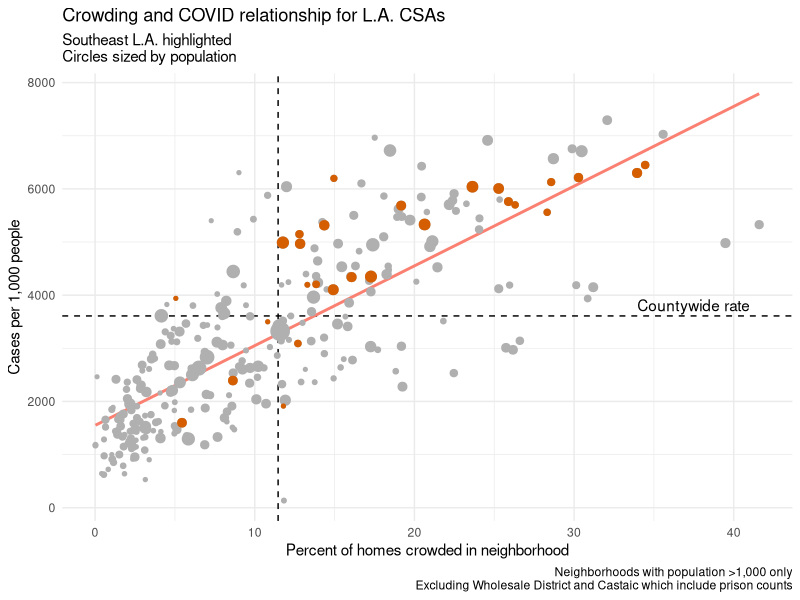
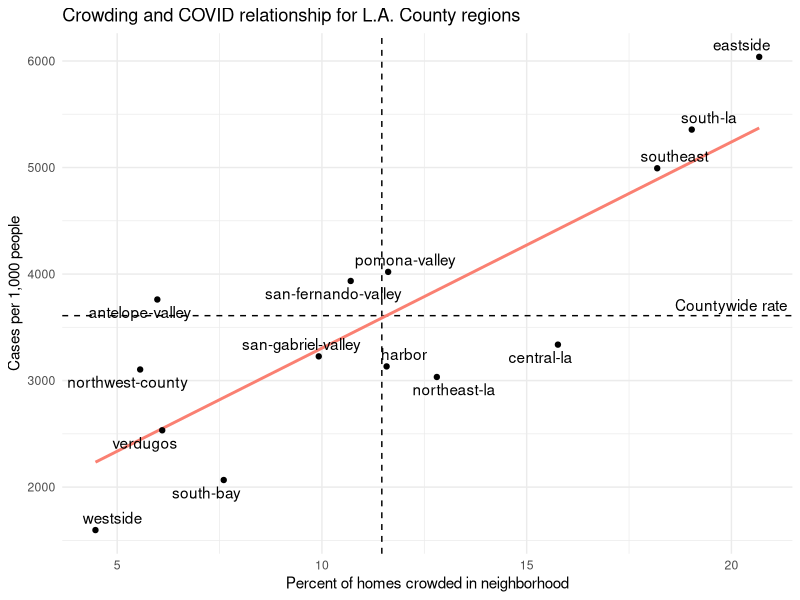
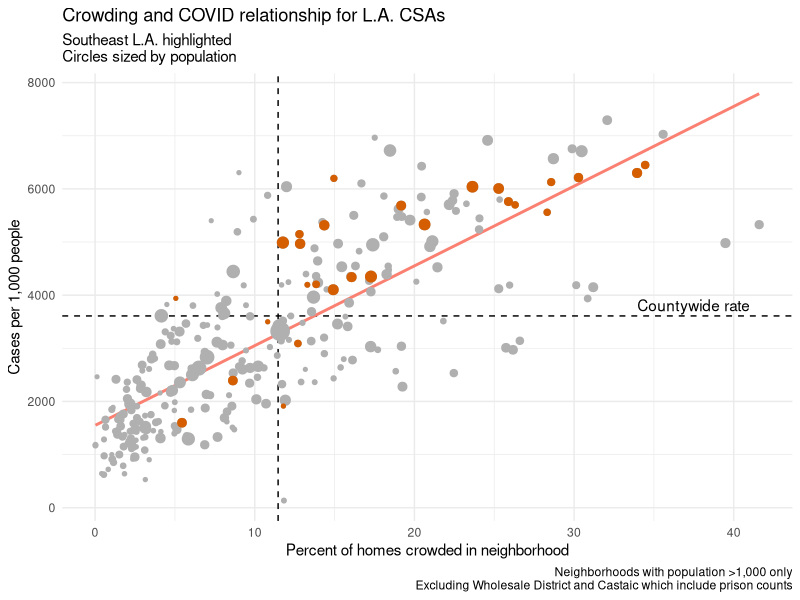
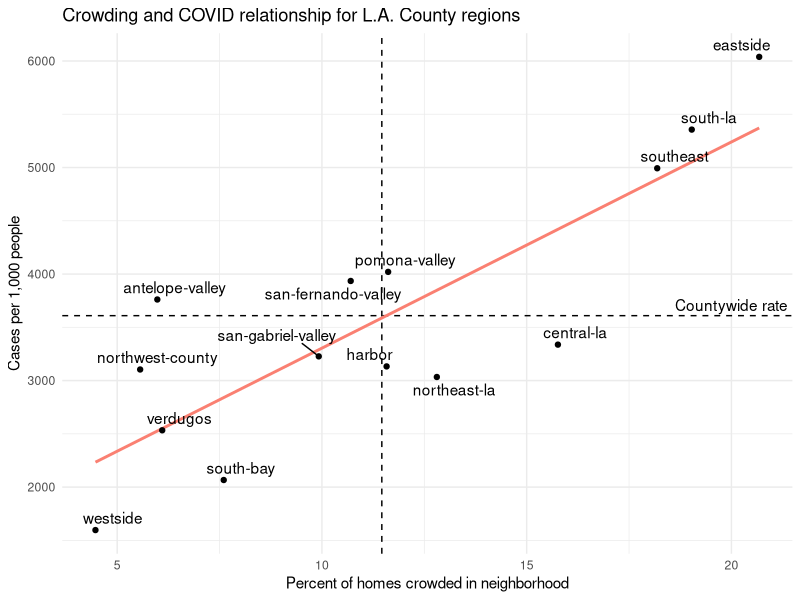

These charts were generated, in order, by the following R code:
library(tidyverse)
library(ggrepel)
library(broom)

save.plot = function (ggobj, filename) {
  ggsave(filename, plot = ggobj, width = 12, height = 8)
}

csa.latest = read_csv('processed/csa-latest.csv')

csa.latest

deaths.latest = read_csv('processed/deaths-latest.csv')

deaths.latest

crowding = read_csv('gis-census/csa-crowded.csv')

crowding

prison.hoods = c('Commerce','Lancaster','Lynwood','San Dimas','Boyle Heights','Downtown',
                 'San Pedro','Sylmar','Wholesale District','Castaic','La Verne','Santa Monica Mountains')

countywide.case.rate = csa.latest %>% 
  summarise(cases = sum(cases), population = sum(population)) %>% 
  mutate(rate.cases = cases / population * 100000) %>% 
  pull(rate.cases)

csa.crowding.data = csa.latest %>% 
  left_join(crowding %>% rename(csa.hood.name = hood.name)) %>% 
  left_join(deaths.latest) %>% 
  mutate(pct.crowded = pct.crowded * 100)

csa.crowding.data

countywide.crowding.rate = csa.crowding.data %>% 
  summarise(crowded = sum(crowded), total = sum(total)) %>% 
  mutate(pct.crowded = crowded / total * 100) %>% 
  pull(pct.crowded)

crowding.model = lm(
  rate.cases ~ pct.crowded,
  data = csa.crowding.data %>% filter(is.finite(rate.cases)) %>% filter(!csa.hood.name %in% prison.hoods) %>% filter(population >= 1000)
)

summary(crowding.model)

tidy(crowding.model) %>% 
  write_csv('processed/crowding-model-csa.csv')

plot.crowding.csa = csa.crowding.data %>%
  filter(population > 1000) %>%
  filter(!csa.hood.name %in% c('Castaic', 'Wholesale District')) %>%
  ggplot(aes(pct.crowded, rate.cases, size = population)) +
  geom_hline(yintercept = countywide.case.rate, linetype = 2) +
  geom_vline(xintercept = countywide.crowding.rate, linetype = 2) +
  annotate('text', x = 37.5, y = countywide.case.rate + 200, label = 'Countywide rate') +
  geom_smooth(method = 'lm', se = FALSE, color = 'salmon') +
  geom_point(color = '#B0B0B0') +
  geom_point(
    data = . %>% 
      filter(mapla.region.slug == 'southeast'),
    color = '#D55E00'
  ) +
  theme_minimal() +
  theme(legend.position = 'none') +
  labs(
    title = 'Crowding and COVID relationship for L.A. CSAs',
    subtitle = 'Southeast L.A. highlighted\nCircles sized by population',
    x = 'Percent of homes crowded in neighborhood',
    y = 'Cases per 1,000 people',
    caption = 'Neighborhoods with population >1,000 only\nExcluding Wholesale District and Castaic which include prison counts'
  )

plot.crowding.csa

plot.crowding.csa %>% save.plot('plots/csa-crowding.png')

region.crowding.data = csa.crowding.data %>% 
  # filter(!csa.hood.name %in% c('Castaic', 'Wholesale District')) %>%
  group_by(mapla.region.slug) %>% 
  summarise(
    cases = sum(cases),
    population = sum(population),
    rate.cases = cases / population * 100000,
    total = sum(total),
    crowded = sum(crowded),
    pct.crowded = crowded / total * 100
  ) %>% 
  filter(!mapla.region.slug %in% c('angeles-forest', 'santa-monica-mountains')) %>%
  drop_na(mapla.region.slug)

region.crowding.data

crowding.model.region = lm(
  rate.cases ~ pct.crowded,
  data = region.crowding.data
)

summary(crowding.model.region)

tidy(crowding.model.region) %>% 
  write_csv('processed/crowding-model-region.csv')

plot.crowding.region = region.crowding.data %>%
  ggplot(aes(pct.crowded, rate.cases)) +
  geom_hline(yintercept = countywide.case.rate, linetype = 2) +
  geom_vline(xintercept = countywide.crowding.rate, linetype = 2) +
  annotate('text', x = 20, y = countywide.case.rate + 100, label = 'Countywide rate') +
  geom_smooth(method = 'lm', se = FALSE, color = 'salmon') +
  geom_point() +
  geom_text_repel(aes(label = mapla.region.slug)) +
  # geom_point(color = '#B0B0B0') +
  # geom_point(
  #   data = . %>% 
  #     filter(mapla.region.slug == 'southeast'),
  #   color = '#D55E00'
  # ) +
  theme_minimal() +
  theme(legend.position = 'none') +
  labs(
    title = 'Crowding and COVID relationship for L.A. County regions',
    # subtitle = 'Southeast L.A. highlighted\nCircles sized by population',
    x = 'Percent of homes crowded in neighborhood',
    y = 'Cases per 1,000 people'
  )

plot.crowding.region

plot.crowding.region %>% save.plot('plots/region-crowding.png')

region.crowding.data %>% write_csv('processed/region-crowding.csv')



# ggplot(mapping = aes(pct.crowded, rate.cases)) +
#   geom_point(
#     data = csa.crowding.data %>% filter(is.finite(rate.cases)) %>% filter(!csa.hood.name %in% prison.hoods) %>% filter(population >= 1000)
#   ) +
#   geom_smooth(
#     data = csa.crowding.data %>% filter(is.finite(rate.cases)) %>% filter(!csa.hood.name %in% prison.hoods) %>% filter(population >= 1000),
#     method = 'lm',se = FALSE, color = 'black'
#   ) + 
#   geom_point(data = region.crowding.data, color = 'salmon') +
#   geom_smooth(data = region.crowding.data, method = 'lm',se = FALSE, color = 'salmon') +
#   theme_minimal()
